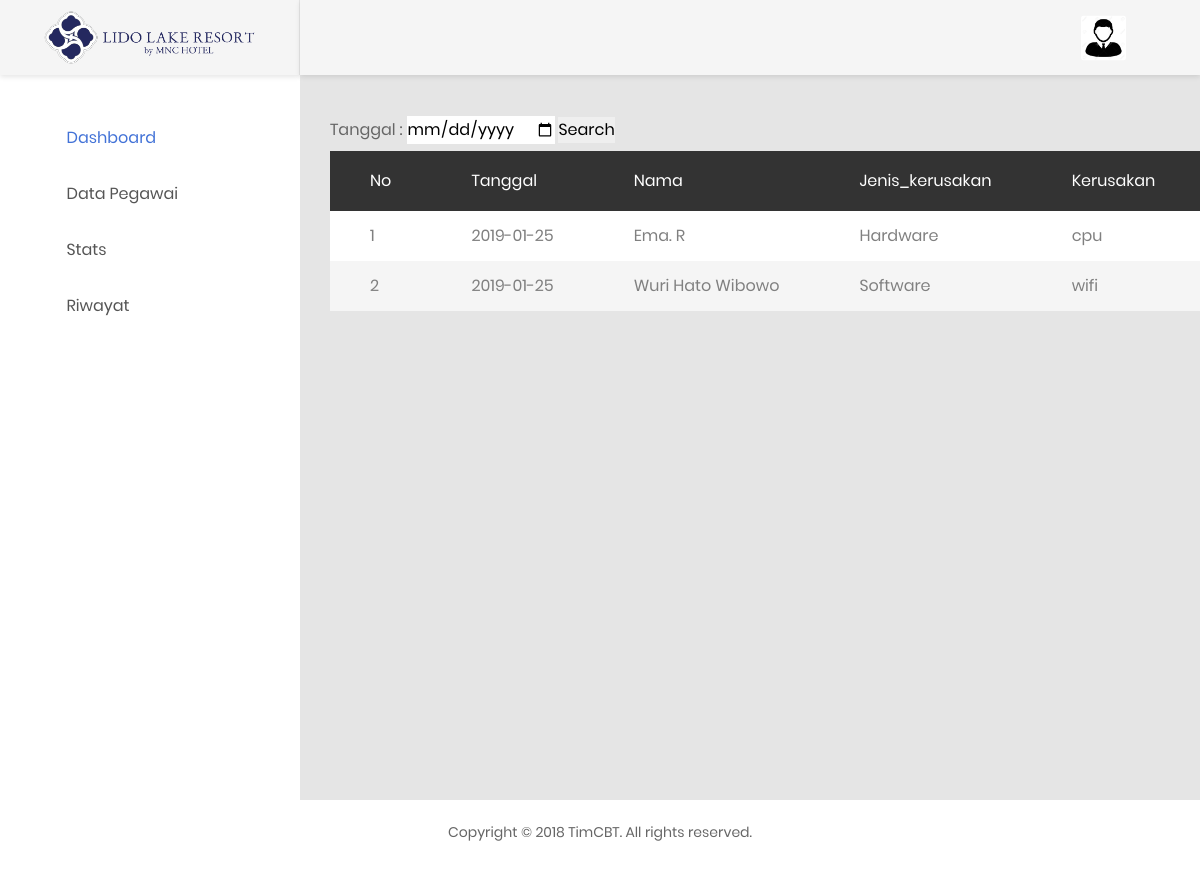
The page /dashboard/riwayat.php on the database its author committed.
### tables this page shows
CREATE TABLE `report` (
  `tanggal` date NOT NULL,
  `nama` varchar(20) DEFAULT NULL,
  `departmen` varchar(200) NOT NULL,
  `jenis_kerusakan` varchar(10) DEFAULT NULL,
  `kerusakan` varchar(15) DEFAULT NULL,
  `id_report` int(4) NOT NULL
);

### dashboard/riwayat.php (the view, shortened to what this page needs)
<!DOCTYPE html>
<html lang="en">
<head>
    <link href="css/font-face.css" rel="stylesheet" media="all">
    <link href="vendor/font-awesome-4.7/css/font-awesome.min.css" rel="stylesheet" media="all">
    <link href="vendor/font-awesome-5/css/fontawesome-all.min.css" rel="stylesheet" media="all">
    <link href="vendor/mdi-font/css/material-design-iconic-font.min.css" rel="stylesheet" media="all">
    <link href="vendor/bootstrap-4.1/bootstrap.min.css" rel="stylesheet" media="all">
    <link href="vendor/animsition/animsition.min.css" rel="stylesheet" media="all">
    <link href="vendor/bootstrap-progressbar/bootstrap-progressbar-3.3.4.min.css" rel="stylesheet" media="all">
    <link href="vendor/wow/animate.css" rel="stylesheet" media="all">
    <link href="vendor/css-hamburgers/hamburgers.min.css" rel="stylesheet" media="all">
    <link href="vendor/slick/slick.css" rel="stylesheet" media="all">
    <link href="vendor/select2/select2.min.css" rel="stylesheet" media="all">
    <link href="vendor/perfect-scrollbar/perfect-scrollbar.css" rel="stylesheet" media="all">
    <link href="css/theme.css" rel="stylesheet" media="all">
</head>
<body class="animsition">
    <div class="page-wrapper">
        <aside class="menu-sidebar d-none d-lg-block">
            <div class="logo">
                <a href="index.php">
                    <img src="images/icon/logo_hotel.png" alt="Lido"/>
                </a>
            </div>
            <div class="menu-sidebar__content js-scrollbar1">
                <nav class="navbar-sidebar">
                    <ul class="list-unstyled navbar__list">
                        <li class="active has-sub">
                            <a class="js-arrow" href="index.php">
                                <i class="fas fa-tachometer-alt"></i>Dashboard</a>
                        </li>
                        <li>
                            <a href="data.php">
                                <i class="fas fa-table"></i>Data Pegawai</a>
                        </li>
                        <li>
                            <a href="stat.php">
                                <i class="fas fa-chart-bar"></i>Stats</a>
                        </li>
                        <li>
                            <a href="riwayat.php">
                                <i class="far fa-check-square"></i>Riwayat</a>
                        </li>
                    </ul>
                </nav>
            </div>
        </aside>
        <div class="page-container">
            <header class="header-desktop">
                <div class="section__content section__content--p30">
                    <div class="container-fluid">
                        <div class="header-wrap">
                            <div class="header-button">
                                <div class="noti-wrap">
                                    <div class="noti__item js-item-menu">
                                        <i class="zmdi zmdi-notifications"></i>
                                    </div>
                                </div>
<?php
include"../config/database.php";
$data = mysqli_query($con,"SELECT * FROM admin");
$username = $_SESSION['form-username'];
?>
                                <div class="account-wrap">
                                    <div class="account-item clearfix js-item-menu">
                                        <div class="image">
                                            <img src="images/icon/avatar-01.jpg" alt="John Doe" />
                                        </div>
                                        <div class="content">
                                            <a class="js-acc-btn" href="#"><?php echo $username; ?></a>
                                        </div>
                                </div>
                            </div>
                        </div>
                    </div>
                </div>
            </header>
            <div class="main-content">
                <div class="section__content section__content--p30">
    <form action="riwayat.php" method="get">
    <label>Tanggal :</label>
    <input type="date" name="cari">
    <input type="submit" value="Search">
</form>
<table class="table table-borderless table-striped table-earning">
                                        <thead>
                                            <tr>
                                                <th width="10">No</th>
                                                <th>Tanggal</th>
                                                <th>Nama</th>
                                                <th>Jenis_kerusakan</th>
                                                <th>Kerusakan</th>
                                                <th>Id_Report</th>
                                            </tr>
                                        </thead>
    <?php
    if(isset($_GET['cari'])){
        $cari = $_GET['cari'];
        $data = mysqli_query($con, "SELECT * FROM report WHERE tanggal LIKE '%".$cari."%'");
    }else{
        $data = mysqli_query($con, "SELECT * FROM report");
    }
    $no = 1;
    while($d = mysqli_fetch_array($data)){
    ?>
    <tr>
        <td><?php echo $no++; ?></td>
        <td><?php echo $d['tanggal']; ?></td>
        <td><?php echo $d['nama']; ?></td>
        <td><?php echo $d['jenis_kerusakan']; ?></td>
        <td><?php echo $d['kerusakan']; ?></td>
        <td><?php echo $d['id_report']; ?></td>
    </tr>
    <?php } ?>
</table>
                                    </div>
                                </div>
                            </div>
                        </div>
            <div class="row">
                <div class="col-md-12">
                    <div class="copyright">
                        <p>Copyright © 2018 TimCBT. All rights reserved.</p>
                    </div>
                </div>
            </div>
</body>
</html>

### rows shown on the page
report: tanggal "2019-01-25", nama "Ema. R", jenis_kerusakan "Hardware", kerusakan "cpu"
report: tanggal "2019-01-25", nama "Wuri Hato Wibowo", jenis_kerusakan "Software", kerusakan "wifi"
